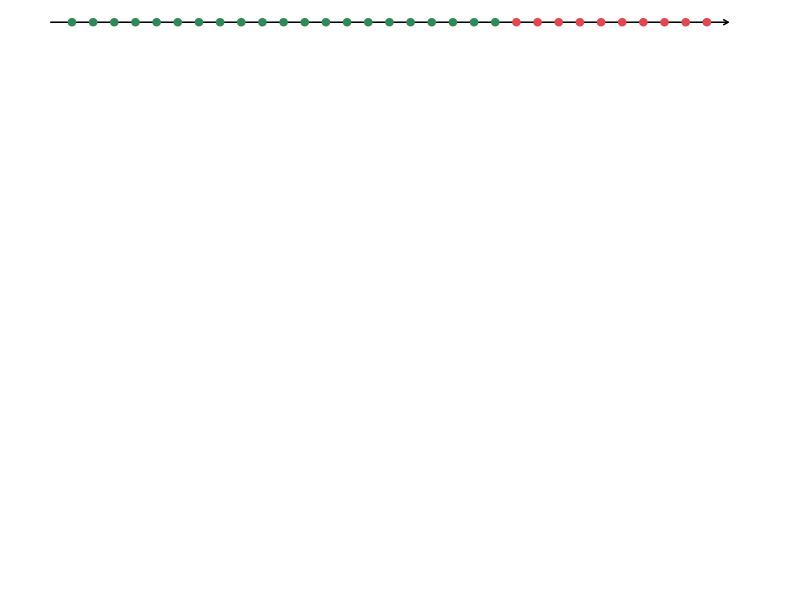

The R source for this figure: (Note: this script raises an error after producing the figure.)
## Package install and load function ======================================
function_package <- function(pkg){
  new.pkg <- pkg[!(pkg %in% installed.packages()[, "Package"])]
  if (length(new.pkg)) 
    install.packages(new.pkg, dependencies = TRUE)
  sapply(pkg, require, character.only = TRUE)
}



## Package list ===========================================================
packages <- c("xlsx",                                                      # read excel files
              "reshape2",                                                  # data reshaping such as melt $ cast
              "scales",                                                    # for nice formatting options
              "imputeTS",                                                  # imputation methods for time series data
              "lubridate",                                                 # simple year, month, ... functions
              "zoo",                                                       # another time series package
              "forecast",                                                  # another time series package
              "tseries",                                                   # another time series package
              "timetk",                                                    # yet another time series package (suitable for time series machine learning)
              "multDM",                                                    # Diebold-Mariano test for equal predictive accuracy of two forecasting models
              "dynlm",                                                     # estimating time series models
              "lmtest",                                                    # test statistics for parameter estimates
              "urca",                                                      # for stationarity testing
              "portes",                                                    # univariate and multivariate portmanteau test statistics
              "car",                                                       # for testing of granger causality (funtion linearHypothesis())
              "vars",                                                      # vector autoregressive modelling (VAR)
              "tree",                                                      # machine learning: constructs classification and rgression trees
              "rpart",                                                     # machine learning: recursive partitioning for decision trees
              "rpart.plot",                                                # plotting decision trees
              "caret",                                                     # plotting decision trees
              "randomForest",                                              # machine learning: random forest
              "randomForestSRC",                                           # machine learning: random forest
              "ranger",                                                    # machine learning: random forest
              "h2o",                                                       # machine learning: random forest
              "gbm",                                                       # machine learning: gradient boosting machine
              "xgboost",                                                   # machine learning: extreme gradient boosting
              "e1071",                                                     # machine learning: support vector regression
              "kernlab",                                                   # machine learning: support vector regression
              "pls",                                                       # machine learning: principal component analysis
              "mlr",                                                       # machine learning environment
              "Matrix",                                                    # coercing to sparse matrix (required as input data for some ML algorithms (e.g. xgboost))
              "irace",                                                     # iterated F-race tuning
              "janitor",                                                   # upper case colnames
              "gridExtra",                                                 # allow several ggplots to appear in one window
              "viridis",                                                   # color palette
              "tidyverse",                                                 # open up the universe ...
              "tsibble",                                                   # ... and expand it to time series analyses
              "tidyimpute",                                                # ... and data imputation
              "tidyquant",                                                 # ... and even more functions which can be applied in a tidy fashion
              "beepr",                                                     # sound indicating that code execution has finished
              "ggthemes",                                                  # additional ggplot themes (e.g. economist theme)
              "corrplot",                                                  # correlation plot
              "ggcorrplot",                                                # correlation plot
              "tikzDevice"                                                 # for latex visualiztions
)

function_package(packages)


# Colors ------------------------------------------------------------------
bb_blue_dark <- rgb(0, 69, 125, maxColorValue = 255)
bb_blue_medium <- rgb(102, 144, 177, maxColorValue = 255)
bb_blue_light <- rgb(204, 218, 229, maxColorValue = 255)

bb_red_dark <- rgb(230, 68, 79, maxColorValue = 255)
bb_red_medium <- rgb(235, 105, 114, maxColorValue = 255)
bb_red_light <- rgb(240, 143, 149, maxColorValue = 255)

bb_green_dark <- rgb(151, 191, 13, maxColorValue = 255)
bb_green_medium <- rgb(172, 204, 61, maxColorValue = 255)
bb_green_light <- rgb(193, 216, 110, maxColorValue = 255)

ml_green_dark <- "seagreen4"
ml_green_medium <- "seagreen3"
ml_green_light <- "seagreen2"
# ml_green_dark <- "aquamarine4"
# ml_green_medium <- "aquamarine3"
# ml_green_light <- "aquamarine2"

function_gradient_blue <- colorRampPalette(c(bb_blue_light, bb_blue_dark))
function_gradient_green <- colorRampPalette(c(ml_green_light, ml_green_dark))
function_gradient_redTOgreen <- colorRampPalette(c(bb_red_dark, ml_green_dark))
function_gradient_redTOwhiteTOgreen <- colorRampPalette(c(bb_red_dark, "white", ml_green_dark))
function_gradient_redTOblueTOgreen <- colorRampPalette(c(bb_red_dark, bb_blue_dark, ml_green_dark))


## Time series cross validation ===========================================

# Define some sample data

par(mar=c(0,0,0,0))
plot(0,0,xlim=c(-1,34),ylim=c(0,1),
     xaxt="n",yaxt="n",bty="n",xlab="",ylab="",type="n")

arrows(x0 = 0, y0 = 1, x1 = 32, y1 = 1, 
       lwd = 1.5, length = 0.05)
points(x = 1:21, y = rep(1, 21), pch = 19, col = ml_green_dark)
points(x = 22:31, y = rep(1, 10), pch = 19, col = bb_red_dark)
brackets(x1 = 1, x2 = 21, y1 = 0.98, y2 = 0.98, h = -0.025, 
         curvature = 1, ticks = 0.5, type = 1)
text(x = 11, y = 0.93, labels = "Training set", cex = 0.75)
brackets(x1 = 22, x2 = 31, y1 = 0.98, y2 = 0.98, h = -0.025, 
         curvature = 1, ticks = 0.5, type = 1)
text(x = 26.5, y = 0.93, labels = "Test set", cex = 0.75)

start_y <- 0.8
gap_y <- 0.05 
n_arrow <- 5

brackets(x1 = 1, x2 = 4, y1 = start_y+0.02, y2 = start_y+0.02, h = 0.015, 
         curvature = 1, ticks = 0.5, type = 1)
text(x = 2.5, y = start_y+0.06, labels = "Training subset", cex = 0.75)

brackets(x1 = 4.5, x2 = 5.5, y1 = start_y+0.02, y2 = start_y+0.02, h = 0.015, 
         curvature = 1, ticks = 0.5, type = 1)
text(x = 7, y = start_y+0.06, labels = "Validation set", cex = 0.75)
arrows(x0 = 5, x1 = 7, y0 = start_y + 0.039, y1 = start_y + 0.045, 
       lwd = 0.25, length = 0.00)

for(j in 1:n_arrow)
{
  train <- 1:(20/n_arrow*j)
  val <- (20/n_arrow*j)+1
  rest <- ((20/n_arrow*j)+2):21

  arrows(x0 = 0, y0 = start_y-gap_y*(j-1), x1 = 22, y1 = start_y-gap_y*(j-1), 
         lwd = 1.5, length = 0.05)
  points(x = train, y = rep(start_y-gap_y*(j-1), length(train)), pch = 19, col = ml_green_dark)
  points(x = val, y = rep(start_y-gap_y*(j-1), 1), pch = 19, col = ml_green_medium, cex = 1.5)
  #points(x = val, y = rep(start_y-gap_y*(j-1), 1), pch = "F", col = ml_green_dark, cex = 0.5)
  if(j < n_arrow){
    points(x = rest, y = rep(start_y-gap_y*(j-1), length(rest)), pch = 19, col = ggplot2::alpha("grey60", 0.2))
  }
}
brackets(x1 = -0.2, x2 = -0.2, y1 = start_y, y2 = start_y-(gap_y*(n_arrow-1)), h = -0.5, 
         curvature = 1, ticks = 0.5, type = 1)
text(x = -1.2, y = start_y-((gap_y*(n_arrow-1))/2), labels = "Inner loop", srt = 90, cex = 0.75)



start_y <- 0.5
gap_y <- 0.05 
n_arrow <- 10
j <- 1

for(j in 1:n_arrow)
{
  green <- 1:21
  train <- 22:(22+10/n_arrow*(j-1))
  val <- 21+(10/n_arrow*j)
  rest <- (23+(j-1)):31
  
  arrows(x0 = 0, y0 = start_y-gap_y*(j-1), x1 = 32, y1 = start_y-gap_y*(j-1), 
         lwd = 1.5, length = 0.05)
  points(x = green, y = rep(start_y-gap_y*(j-1), length(green)), pch = 19, col = ml_green_dark)
  if(j != 1){
    points(x = train, y = rep(start_y-gap_y*(j-1), length(train)), pch = 19, col = bb_red_dark)
  } 
  
  points(x = val, y = rep(start_y-gap_y*(j-1), 1), pch = 19, col = bb_red_light, cex = 1.5)
  if(j < n_arrow){
    points(x = rest, y = rep(start_y-gap_y*(j-1), length(rest)), pch = 19, col = ggplot2::alpha("grey60", 0.2))
  }

  
}
brackets(x1 = -0.2, x2 = -0.2, y1 = start_y, y2 = start_y-(gap_y*(n_arrow-1)), h = -0.5, 
         curvature = 1, ticks = 0.5, type = 1)
text(x = -1.2, y = start_y-((gap_y*(n_arrow-1))/2), labels = "Outer loop", srt = 90, cex = 0.75)

text(33.5,1,"time", cex = 0.75)


